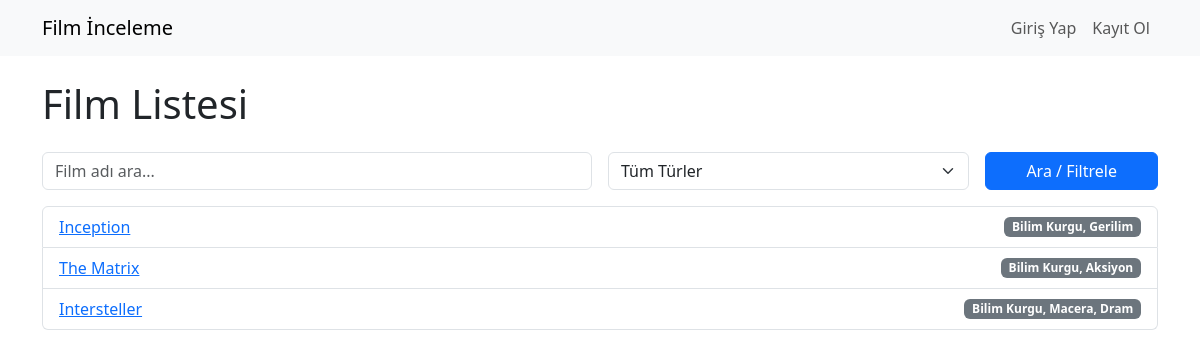
The page / on the database its author committed.
### movies/models.py (models this page shows, shortened)
class Movie(models.Model):
    title = models.CharField(max_length=100)
    description = models.TextField()
    genre = models.CharField(max_length=50)
    release_date = models.DateField()

### movies/views.py (the view)
# urls.py: path('', views.movie_list, name='movie_list'),  # Ana sayfa, film listesi
def movie_list(request):
    movies = Movie.objects.all()
    return render(request, 'movies/movie_list.html', {'movies': movies})

### movies/templates/movies/movie_list.html (shortened to what this page needs)
{% extends 'movies/base.html' %}
{% block content %}
    <h1 class="mb-4">Film Listesi</h1>
    <form method="get" class="mb-3 row g-3">
        <div class="col-md-6">
            <input type="text" name="q" class="form-control" placeholder="Film adı ara..." value="{{ query|default:'' }}">
        </div>
        <div class="col-md-4">
            <select name="genre" class="form-select">
                <option value="">Tüm Türler</option>
            </select>
        </div>
        <div class="col-md-2">
            <button type="submit" class="btn btn-primary w-100">Ara / Filtrele</button>
        </div>
    </form>
    <ul class="list-group">
        {% for movie in movies %}
            <li class="list-group-item d-flex justify-content-between align-items-center">
                <a href="{% url 'movie_detail' movie.id %}">{{ movie.title }}</a>
                <span class="badge bg-secondary">{{ movie.genre }}</span>
            </li>
        {% endfor %}
    </ul>
{% endblock %}

### rows shown on the page
Movie: title "Inception", genre "Bilim Kurgu, Gerilim"
Movie: title "The Matrix", genre "Bilim Kurgu, Aksiyon"
Movie: title "Intersteller", genre "Bilim Kurgu, Macera, Dram"
